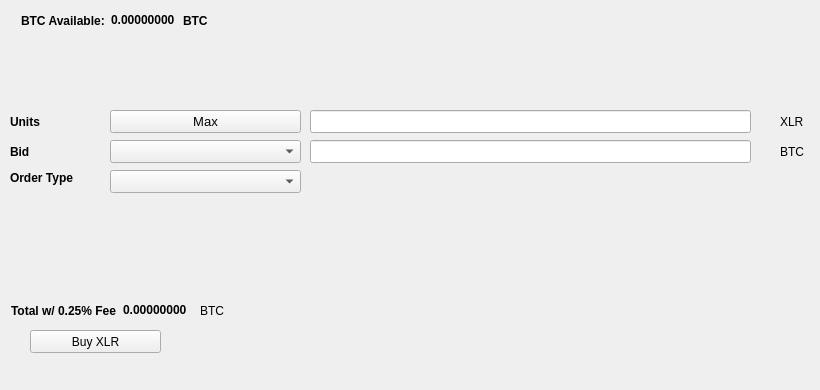
   <widget class="QWidget" name="BuyTab">
    <attribute name="title">
     <string>Buy</string>
    </attribute>
    <widget class="QPushButton" name="BuyXLR">
     <property name="geometry">
      <rect>
       <x>30</x>
       <y>330</y>
       <width>131</width>
       <height>23</height>
      </rect>
     </property>
     <property name="text">
      <string>Buy XLR</string>
     </property>
     <property name="icon">
      <iconset resource="../tesla.qrc">
       <normaloff>:/icons/bitcoin</normaloff>:/icons/bitcoin</iconset>
     </property>
    </widget>
    <widget class="QLabel" name="label_3">
     <property name="geometry">
      <rect>
       <x>10</x>
       <y>110</y>
       <width>46</width>
       <height>23</height>
      </rect>
     </property>
     <property name="font">
      <font>
       <weight>75</weight>
       <bold>true</bold>
      </font>
     </property>
     <property name="text">
      <string>Units</string>
     </property>
    </widget>
    <widget class="QLineEdit" name="UnitsInput">
     <property name="geometry">
      <rect>
       <x>310</x>
       <y>110</y>
       <width>441</width>
       <height>23</height>
      </rect>
     </property>
     <property name="font">
      <font>
       <pointsize>9</pointsize>
       <weight>75</weight>
       <bold>true</bold>
      </font>
     </property>
    </widget>
    <widget class="QLineEdit" name="BuyBidPriceEdit">
     <property name="geometry">
      <rect>
       <x>310</x>
       <y>140</y>
       <width>441</width>
       <height>23</height>
      </rect>
     </property>
     <property name="font">
      <font>
       <pointsize>9</pointsize>
       <weight>75</weight>
       <bold>true</bold>
      </font>
     </property>
    </widget>
    <widget class="QLabel" name="label_4">
     <property name="geometry">
      <rect>
       <x>780</x>
       <y>110</y>
       <width>31</width>
       <height>23</height>
      </rect>
     </property>
     <property name="text">
      <string>XLR</string>
     </property>
    </widget>
    <widget class="QLabel" name="label_5">
     <property name="geometry">
      <rect>
       <x>780</x>
       <y>140</y>
       <width>31</width>
       <height>23</height>
      </rect>
     </property>
     <property name="text">
      <string>BTC</string>
     </property>
    </widget>
    <widget class="QLabel" name="label_6">
     <property name="geometry">
      <rect>
       <x>10</x>
       <y>140</y>
       <width>46</width>
       <height>23</height>
      </rect>
     </property>
     <property name="font">
      <font>
       <weight>75</weight>
       <bold>true</bold>
      </font>
     </property>
     <property name="text">
      <string>Bid</string>
     </property>
    </widget>
    <widget class="QLabel" name="label_7">
     <property name="geometry">
      <rect>
       <x>10</x>
       <y>170</y>
       <width>91</width>
       <height>16</height>
      </rect>
     </property>
     <property name="font">
      <font>
       <weight>75</weight>
       <bold>true</bold>
      </font>
     </property>
     <property name="text">
      <string>Order Type</string>
     </property>
    </widget>
    <widget class="QPushButton" name="Buy_Max_Amount">
     <property name="geometry">
      <rect>
       <x>110</x>
       <y>110</y>
       <width>191</width>
       <height>23</height>
      </rect>
     </property>
     <property name="font">
      <font>
       <pointsize>10</pointsize>
      </font>
     </property>
     <property name="text">
      <string>Max</string>
     </property>
    </widget>
    <widget class="QComboBox" name="BuyBidcomboBox">
     <property name="geometry">
      <rect>
       <x>110</x>
       <y>140</y>
       <width>191</width>
       <height>23</height>
      </rect>
     </property>
     <property name="font">
      <font>
       <pointsize>10</pointsize>
      </font>
     </property>
    </widget>
    <widget class="QComboBox" name="buyOrdertypeCombo">
     <property name="geometry">
      <rect>
       <x>110</x>
       <y>170</y>
       <width>191</width>
       <height>23</height>
      </rect>
     </property>
     <property name="font">
      <font>
       <pointsize>10</pointsize>
      </font>
     </property>
    </widget>
    <widget class="QWidget" name="layoutWidget1">
     <property name="geometry">
      <rect>
       <x>21</x>
       <y>11</y>
       <width>227</width>
       <height>19</height>
      </rect>
     </property>
     <layout class="QHBoxLayout" name="horizontalLayout_3">
      <item>
       <widget class="QLabel" name="label232">
        <property name="font">
         <font>
          <weight>75</weight>
          <bold>true</bold>
         </font>
        </property>
        <property name="text">
         <string>BTC Available:</string>
        </property>
       </widget>
      </item>
      <item>
       <widget class="QLabel" name="BtcAvailableLbl">
        <property name="palette">
         <palette>
          <active>
           <colorrole role="WindowText">
            <brush brushstyle="SolidPattern">
             <color alpha="255">
              <red>0</red>
              <green>0</green>
              <blue>0</blue>
             </color>
            </brush>
           </colorrole>
           <colorrole role="Button">
            <brush brushstyle="SolidPattern">
             <color alpha="255">
              <red>0</red>
              <green>170</green>
              <blue>0</blue>
             </color>
            </brush>
           </colorrole>
           <colorrole role="Light">
            <brush brushstyle="SolidPattern">
             <color alpha="255">
              <red>0</red>
              <green>255</green>
              <blue>0</blue>
             </color>
            </brush>
           </colorrole>
           <colorrole role="Midlight">
            <brush brushstyle="SolidPattern">
             <color alpha="255">
              <red>0</red>
              <green>212</green>
              <blue>0</blue>
             </color>
            </brush>
           </colorrole>
           <colorrole role="Dark">
            <brush brushstyle="SolidPattern">
             <color alpha="255">
              <red>0</red>
              <green>85</green>
              <blue>0</blue>
             </color>
            </brush>
           </colorrole>
           <colorrole role="Mid">
            <brush brushstyle="SolidPattern">
             <color alpha="255">
              <red>0</red>
              <green>113</green>
              <blue>0</blue>
             </color>
            </brush>
           </colorrole>
           <colorrole role="Text">
            <brush brushstyle="SolidPattern">
             <color alpha="255">
              <red>0</red>
              <green>170</green>
              <blue>0</blue>
             </color>
            </brush>
           </colorrole>
           <colorrole role="BrightText">
            <brush brushstyle="SolidPattern">
             <color alpha="255">
              <red>255</red>
              <green>255</green>
              <blue>255</blue>
             </color>
            </brush>
           </colorrole>
           <colorrole role="ButtonText">
            <brush brushstyle="SolidPattern">
             <color alpha="255">
              <red>0</red>
              <green>0</green>
              <blue>0</blue>
             </color>
            </brush>
           </colorrole>
           <colorrole role="Base">
            <brush brushstyle="SolidPattern">
             <color alpha="255">
              <red>255</red>
              <green>255</green>
              <blue>255</blue>
             </color>
            </brush>
           </colorrole>
           <colorrole role="Window">
            <brush brushstyle="SolidPattern">
             <color alpha="255">
              <red>0</red>
              <green>170</green>
              <blue>0</blue>
             </color>
            </brush>
           </colorrole>
           <colorrole role="Shadow">
            <brush brushstyle="SolidPattern">
             <color alpha="255">
              <red>0</red>
              <green>0</green>
              <blue>0</blue>
             </color>
            </brush>
           </colorrole>
           <colorrole role="AlternateBase">
            <brush brushstyle="SolidPattern">
             <color alpha="255">
              <red>127</red>
              <green>212</green>
              <blue>127</blue>
             </color>
            </brush>
           </colorrole>
           <colorrole role="ToolTipBase">
            <brush brushstyle="SolidPattern">
             <color alpha="255">
              <red>255</red>
              <green>255</green>
              <blue>220</blue>
             </color>
            </brush>
           </colorrole>
           <colorrole role="ToolTipText">
            <brush brushstyle="SolidPattern">
             <color alpha="255">
              <red>0</red>
              <green>0</green>
              <blue>0</blue>
             </color>
            </brush>
           </colorrole>
          </active>
          <inactive>
           <colorrole role="WindowText">
            <brush brushstyle="SolidPattern">
             <color alpha="255">
              <red>0</red>
              <green>0</green>
              <blue>0</blue>
             </color>
            </brush>
           </colorrole>
           <colorrole role="Button">
            <brush brushstyle="SolidPattern">
             <color alpha="255">
              <red>0</red>
              <green>170</green>
              <blue>0</blue>
             </color>
            </brush>
           </colorrole>
           <colorrole role="Light">
            <brush brushstyle="SolidPattern">
             <color alpha="255">
              <red>0</red>
              <green>255</green>
              <blue>0</blue>
             </color>
            </brush>
           </colorrole>
           <colorrole role="Midlight">
            <brush brushstyle="SolidPattern">
             <color alpha="255">
              <red>0</red>
              <green>212</green>
              <blue>0</blue>
             </color>
            </brush>
           </colorrole>
           <colorrole role="Dark">
            <brush brushstyle="SolidPattern">
             <color alpha="255">
              <red>0</red>
              <green>85</green>
              <blue>0</blue>
             </color>
            </brush>
           </colorrole>
           <colorrole role="Mid">
            <brush brushstyle="SolidPattern">
             <color alpha="255">
              <red>0</red>
              <green>113</green>
              <blue>0</blue>
             </color>
            </brush>
           </colorrole>
           <colorrole role="Text">
            <brush brushstyle="SolidPattern">
             <color alpha="255">
              <red>0</red>
              <green>170</green>
              <blue>0</blue>
             </color>
            </brush>
           </colorrole>
           <colorrole role="BrightText">
            <brush brushstyle="SolidPattern">
             <color alpha="255">
              <red>255</red>
              <green>255</green>
              <blue>255</blue>
             </color>
            </brush>
           </colorrole>
           <colorrole role="ButtonText">
            <brush brushstyle="SolidPattern">
             <color alpha="255">
              <red>0</red>
              <green>0</green>
              <blue>0</blue>
             </color>
            </brush>
           </colorrole>
           <colorrole role="Base">
            <brush brushstyle="SolidPattern">
             <color alpha="255">
              <red>255</red>
              <green>255</green>
              <blue>255</blue>
             </color>
            </brush>
           </colorrole>
           <colorrole role="Window">
            <brush brushstyle="SolidPattern">
             <color alpha="255">
              <red>0</red>
              <green>170</green>
              <blue>0</blue>
             </color>
            </brush>
           </colorrole>
           <colorrole role="Shadow">
            <brush brushstyle="SolidPattern">
             <color alpha="255">
              <red>0</red>
              <green>0</green>
              <blue>0</blue>
             </color>
            </brush>
           </colorrole>
           <colorrole role="AlternateBase">
            <brush brushstyle="SolidPattern">
             <color alpha="255">
              <red>127</red>
              <green>212</green>
              <blue>127</blue>
             </color>
            </brush>
           </colorrole>
           <colorrole role="ToolTipBase">
            <brush brushstyle="SolidPattern">
             <color alpha="255">
              <red>255</red>
              <green>255</green>
              <blue>220</blue>
             </color>
            </brush>
           </colorrole>
           <colorrole role="ToolTipText">
            <brush brushstyle="SolidPattern">
             <color alpha="255">
              <red>0</red>
              <green>0</green>
              <blue>0</blue>
             </color>
            </brush>
           </colorrole>
          </inactive>
          <disabled>
           <colorrole role="WindowText">
            <brush brushstyle="SolidPattern">
             <color alpha="255">
              <red>0</red>
              <green>85</green>
              <blue>0</blue>
             </color>
            </brush>
           </colorrole>
           <colorrole role="Button">
            <brush brushstyle="SolidPattern">
             <color alpha="255">
              <red>0</red>
              <green>170</green>
              <blue>0</blue>
             </color>
            </brush>
           </colorrole>
           <colorrole role="Light">
            <brush brushstyle="SolidPattern">
             <color alpha="255">
              <red>0</red>
              <green>255</green>
              <blue>0</blue>
             </color>
            </brush>
           </colorrole>
           <colorrole role="Midlight">
            <brush brushstyle="SolidPattern">
             <color alpha="255">
              <red>0</red>
              <green>212</green>
              <blue>0</blue>
             </color>
            </brush>
           </colorrole>
           <colorrole role="Dark">
            <brush brushstyle="SolidPattern">
             <color alpha="255">
              <red>0</red>
              <green>85</green>
              <blue>0</blue>
             </color>
            </brush>
           </colorrole>
           <colorrole role="Mid">
            <brush brushstyle="SolidPattern">
             <color alpha="255">
              <red>0</red>
              <green>113</green>
              <blue>0</blue>
             </color>
            </brush>
           </colorrole>
           <colorrole role="Text">
            <brush brushstyle="SolidPattern">
             <color alpha="255">
              <red>0</red>
              <green>85</green>
              <blue>0</blue>
             </color>
            </brush>
           </colorrole>
           <colorrole role="BrightText">
            <brush brushstyle="SolidPattern">
             <color alpha="255">
              <red>255</red>
              <green>255</green>
              <blue>255</blue>
             </color>
            </brush>
           </colorrole>
           <colorrole role="ButtonText">
            <brush brushstyle="SolidPattern">
             <color alpha="255">
              <red>0</red>
              <green>85</green>
              <blue>0</blue>
             </color>
            </brush>
           </colorrole>
           <colorrole role="Base">
            <brush brushstyle="SolidPattern">
             <color alpha="255">
              <red>0</red>
              <green>170</green>
              <blue>0</blue>
             </color>
            </brush>
           </colorrole>
           <colorrole role="Window">
            <brush brushstyle="SolidPattern">
             <color alpha="255">
              <red>0</red>
              <green>170</green>
              <blue>0</blue>
             </color>
            </brush>
           </colorrole>
           <colorrole role="Shadow">
            <brush brushstyle="SolidPattern">
             <color alpha="255">
              <red>0</red>
              <green>0</green>
              <blue>0</blue>
             </color>
            </brush>
           </colorrole>
           <colorrole role="AlternateBase">
            <brush brushstyle="SolidPattern">
             <color alpha="255">
              <red>0</red>
              <green>170</green>
              <blue>0</blue>
             </color>
            </brush>
           </colorrole>
           <colorrole role="ToolTipBase">
            <brush brushstyle="SolidPattern">
             <color alpha="255">
              <red>255</red>
              <green>255</green>
              <blue>220</blue>
             </color>
            </brush>
           </colorrole>
           <colorrole role="ToolTipText">
            <brush brushstyle="SolidPattern">
             <color alpha="255">
              <red>0</red>
              <green>0</green>
              <blue>0</blue>
             </color>
            </brush>
           </colorrole>
          </disabled>
         </palette>
        </property>
        <property name="font">
         <font>
          <weight>75</weight>
          <bold>true</bold>
         </font>
        </property>
        <property name="text">
         <string>0.00000000</string>
        </property>
        <property name="textInteractionFlags">
         <set>Qt::LinksAccessibleByMouse|Qt::TextSelectableByKeyboard|Qt::TextSelectableByMouse</set>
        </property>
       </widget>
      </item>
      <item>
       <widget class="QLabel" name="BtcAvailableLbl_2">
        <property name="font">
         <font>
          <weight>75</weight>
          <bold>true</bold>
         </font>
        </property>
        <property name="text">
         <string>BTC</string>
        </property>
       </widget>
      </item>
     </layout>
    </widget>
    <widget class="QWidget" name="layoutWidge2">
     <property name="geometry">
      <rect>
       <x>11</x>
       <y>301</y>
       <width>259</width>
       <height>19</height>
      </rect>
     </property>
     <layout class="QHBoxLayout" name="horizontalLayout_4">
      <item>
       <widget class="QLabel" name="label_9">
        <property name="font">
         <font>
          <weight>75</weight>
          <bold>true</bold>
         </font>
        </property>
        <property name="text">
         <string>Total w/ 0.25% Fee</string>
        </property>
       </widget>
      </item>
      <item>
       <widget class="QLabel" name="BuyCostLabel">
        <property name="palette">
         <palette>
          <active>
           <colorrole role="WindowText">
            <brush brushstyle="SolidPattern">
             <color alpha="255">
              <red>0</red>
              <green>0</green>
              <blue>0</blue>
             </color>
            </brush>
           </colorrole>
           <colorrole role="Button">
            <brush brushstyle="SolidPattern">
             <color alpha="255">
              <red>0</red>
              <green>170</green>
              <blue>0</blue>
             </color>
            </brush>
           </colorrole>
           <colorrole role="Light">
            <brush brushstyle="SolidPattern">
             <color alpha="255">
              <red>0</red>
              <green>255</green>
              <blue>0</blue>
             </color>
            </brush>
           </colorrole>
           <colorrole role="Midlight">
            <brush brushstyle="SolidPattern">
             <color alpha="255">
              <red>0</red>
              <green>212</green>
              <blue>0</blue>
             </color>
            </brush>
           </colorrole>
           <colorrole role="Dark">
            <brush brushstyle="SolidPattern">
             <color alpha="255">
              <red>0</red>
              <green>85</green>
              <blue>0</blue>
             </color>
            </brush>
           </colorrole>
           <colorrole role="Mid">
            <brush brushstyle="SolidPattern">
             <color alpha="255">
              <red>0</red>
              <green>113</green>
              <blue>0</blue>
             </color>
            </brush>
           </colorrole>
           <colorrole role="Text">
            <brush brushstyle="SolidPattern">
             <color alpha="255">
              <red>0</red>
              <green>170</green>
              <blue>0</blue>
             </color>
            </brush>
           </colorrole>
           <colorrole role="BrightText">
            <brush brushstyle="SolidPattern">
             <color alpha="255">
              <red>255</red>
              <green>255</green>
              <blue>255</blue>
             </color>
            </brush>
           </colorrole>
           <colorrole role="ButtonText">
            <brush brushstyle="SolidPattern">
             <color alpha="255">
              <red>0</red>
              <green>0</green>
              <blue>0</blue>
             </color>
            </brush>
           </colorrole>
           <colorrole role="Base">
            <brush brushstyle="SolidPattern">
             <color alpha="255">
              <red>255</red>
              <green>255</green>
              <blue>255</blue>
             </color>
            </brush>
           </colorrole>
           <colorrole role="Window">
            <brush brushstyle="SolidPattern">
             <color alpha="255">
              <red>0</red>
              <green>170</green>
              <blue>0</blue>
             </color>
            </brush>
           </colorrole>
           <colorrole role="Shadow">
            <brush brushstyle="SolidPattern">
             <color alpha="255">
              <red>0</red>
              <green>0</green>
              <blue>0</blue>
             </color>
            </brush>
           </colorrole>
           <colorrole role="AlternateBase">
            <brush brushstyle="SolidPattern">
             <color alpha="255">
              <red>127</red>
              <green>212</green>
              <blue>127</blue>
             </color>
            </brush>
           </colorrole>
           <colorrole role="ToolTipBase">
            <brush brushstyle="SolidPattern">
             <color alpha="255">
              <red>255</red>
              <green>255</green>
              <blue>220</blue>
             </color>
            </brush>
           </colorrole>
           <colorrole role="ToolTipText">
            <brush brushstyle="SolidPattern">
             <color alpha="255">
              <red>0</red>
              <green>0</green>
              <blue>0</blue>
             </color>
            </brush>
           </colorrole>
          </active>
          <inactive>
           <colorrole role="WindowText">
            <brush brushstyle="SolidPattern">
             <color alpha="255">
              <red>0</red>
              <green>0</green>
              <blue>0</blue>
             </color>
            </brush>
           </colorrole>
           <colorrole role="Button">
            <brush brushstyle="SolidPattern">
             <color alpha="255">
              <red>0</red>
              <green>170</green>
              <blue>0</blue>
             </color>
            </brush>
           </colorrole>
           <colorrole role="Light">
            <brush brushstyle="SolidPattern">
             <color alpha="255">
              <red>0</red>
              <green>255</green>
              <blue>0</blue>
             </color>
            </brush>
           </colorrole>
           <colorrole role="Midlight">
            <brush brushstyle="SolidPattern">
             <color alpha="255">
              <red>0</red>
              <green>212</green>
              <blue>0</blue>
             </color>
            </brush>
           </colorrole>
           <colorrole role="Dark">
            <brush brushstyle="SolidPattern">
             <color alpha="255">
              <red>0</red>
              <green>85</green>
              <blue>0</blue>
             </color>
            </brush>
           </colorrole>
           <colorrole role="Mid">
            <brush brushstyle="SolidPattern">
             <color alpha="255">
              <red>0</red>
              <green>113</green>
              <blue>0</blue>
             </color>
            </brush>
           </colorrole>
           <colorrole role="Text">
            <brush brushstyle="SolidPattern">
             <color alpha="255">
              <red>0</red>
              <green>170</green>
              <blue>0</blue>
             </color>
            </brush>
           </colorrole>
           <colorrole role="BrightText">
            <brush brushstyle="SolidPattern">
             <color alpha="255">
              <red>255</red>
              <green>255</green>
              <blue>255</blue>
             </color>
            </brush>
           </colorrole>
           <colorrole role="ButtonText">
            <brush brushstyle="SolidPattern">
             <color alpha="255">
              <red>0</red>
              <green>0</green>
              <blue>0</blue>
             </color>
            </brush>
           </colorrole>
           <colorrole role="Base">
            <brush brushstyle="SolidPattern">
             <color alpha="255">
              <red>255</red>
              <green>255</green>
              <blue>255</blue>
             </color>
            </brush>
           </colorrole>
           <colorrole role="Window">
            <brush brushstyle="SolidPattern">
             <color alpha="255">
              <red>0</red>
              <green>170</green>
              <blue>0</blue>
             </color>
            </brush>
           </colorrole>
           <colorrole role="Shadow">
            <brush brushstyle="SolidPattern">
             <color alpha="255">
              <red>0</red>
              <green>0</green>
              <blue>0</blue>
             </color>
            </brush>
           </colorrole>
           <colorrole role="AlternateBase">
            <brush brushstyle="SolidPattern">
             <color alpha="255">
              <red>127</red>
              <green>212</green>
              <blue>127</blue>
             </color>
            </brush>
           </colorrole>
           <colorrole role="ToolTipBase">
            <brush brushstyle="SolidPattern">
             <color alpha="255">
              <red>255</red>
              <green>255</green>
              <blue>220</blue>
             </color>
            </brush>
           </colorrole>
           <colorrole role="ToolTipText">
            <brush brushstyle="SolidPattern">
             <color alpha="255">
              <red>0</red>
              <green>0</green>
              <blue>0</blue>
             </color>
            </brush>
           </colorrole>
          </inactive>
          <disabled>
           <colorrole role="WindowText">
            <brush brushstyle="SolidPattern">
             <color alpha="255">
              <red>0</red>
              <green>85</green>
              <blue>0</blue>
             </color>
            </brush>
           </colorrole>
           <colorrole role="Button">
            <brush brushstyle="SolidPattern">
             <color alpha="255">
              <red>0</red>
              <green>170</green>
              <blue>0</blue>
             </color>
            </brush>
           </colorrole>
           <colorrole role="Light">
            <brush brushstyle="SolidPattern">
             <color alpha="255">
              <red>0</red>
              <green>255</green>
              <blue>0</blue>
             </color>
            </brush>
           </colorrole>
           <colorrole role="Midlight">
            <brush brushstyle="SolidPattern">
             <color alpha="255">
              <red>0</red>
              <green>212</green>
              <blue>0</blue>
             </color>
            </brush>
           </colorrole>
           <colorrole role="Dark">
            <brush brushstyle="SolidPattern">
             <color alpha="255">
              <red>0</red>
              <green>85</green>
              <blue>0</blue>
             </color>
            </brush>
           </colorrole>
           <colorrole role="Mid">
            <brush brushstyle="SolidPattern">
             <color alpha="255">
              <red>0</red>
              <green>113</green>
              <blue>0</blue>
             </color>
            </brush>
           </colorrole>
           <colorrole role="Text">
            <brush brushstyle="SolidPattern">
             <color alpha="255">
              <red>0</red>
              <green>85</green>
              <blue>0</blue>
             </color>
            </brush>
           </colorrole>
           <colorrole role="BrightText">
            <brush brushstyle="SolidPattern">
             <color alpha="255">
              <red>255</red>
              <green>255</green>
              <blue>255</blue>
             </color>
            </brush>
           </colorrole>
           <colorrole role="ButtonText">
            <brush brushstyle="SolidPattern">
             <color alpha="255">
              <red>0</red>
              <green>85</green>
              <blue>0</blue>
             </color>
            </brush>
           </colorrole>
           <colorrole role="Base">
            <brush brushstyle="SolidPattern">
             <color alpha="255">
              <red>0</red>
              <green>170</green>
              <blue>0</blue>
             </color>
            </brush>
           </colorrole>
           <colorrole role="Window">
            <brush brushstyle="SolidPattern">
             <color alpha="255">
              <red>0</red>
              <green>170</green>
              <blue>0</blue>
             </color>
            </brush>
           </colorrole>
           <colorrole role="Shadow">
            <brush brushstyle="SolidPattern">
             <color alpha="255">
              <red>0</red>
              <green>0</green>
              <blue>0</blue>
             </color>
            </brush>
           </colorrole>
           <colorrole role="AlternateBase">
            <brush brushstyle="SolidPattern">
             <color alpha="255">
              <red>0</red>
              <green>170</green>
              <blue>0</blue>
             </color>
            </brush>
           </colorrole>
           <colorrole role="ToolTipBase">
            <brush brushstyle="SolidPattern">
             <color alpha="255">
              <red>255</red>
              <green>255</green>
              <blue>220</blue>
             </color>
            </brush>
           </colorrole>
           <colorrole role="ToolTipText">
            <brush brushstyle="SolidPattern">
             <color alpha="255">
              <red>0</red>
              <green>0</green>
              <blue>0</blue>
             </color>
            </brush>
           </colorrole>
          </disabled>
         </palette>
        </property>
        <property name="font">
         <font>
          <weight>75</weight>
          <bold>true</bold>
         </font>
        </property>
        <property name="autoFillBackground">
         <bool>false</bool>
        </property>
        <property name="text">
         <string>0.00000000</string>
        </property>
        <property name="textInteractionFlags">
         <set>Qt::LinksAccessibleByMouse|Qt::TextSelectableByMouse</set>
        </property>
       </widget>
      </item>
      <item>
       <widget class="QLabel" name="label_10">
        <property name="font">
         <font>
          <weight>50</weight>
          <bold>false</bold>
         </font>
        </property>
        <property name="text">
         <string>BTC</string>
        </property>
       </widget>
      </item>
     </layout>
    </widget>
    <widget class="QLabel" name="label_24">
     <property name="geometry">
      <rect>
       <x>460</x>
       <y>300</y>
       <width>281</width>
       <height>81</height>
      </rect>
     </property>
     <property name="text">
      <string/>
     </property>
     <property name="pixmap">
      <pixmap>:/images/bittrex</pixmap>
     </property>
    </widget>
   </widget>
